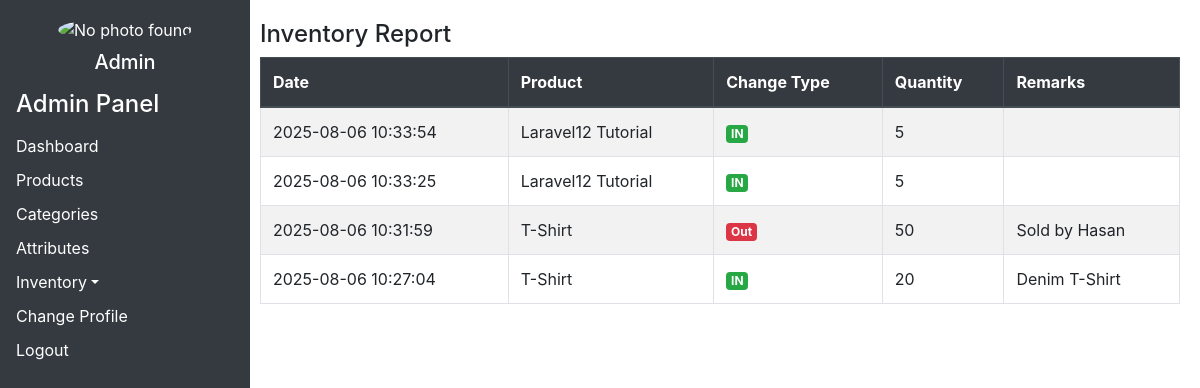
The page /admin/index.php?page=inventory_report (signed in) on the database its author committed.
### tables this page shows
CREATE TABLE `inventory` (
  `id` int(11) NOT NULL,
  `product_id` int(11) NOT NULL,
  `change_type` enum('in','out') NOT NULL,
  `quantity` int(11) NOT NULL,
  `remarks` varchar(255) DEFAULT NULL,
  `created_at` timestamp NOT NULL DEFAULT current_timestamp()
);

CREATE TABLE `products` (
  `id` int(11) NOT NULL,
  `product_name` varchar(100) NOT NULL,
  `description` text DEFAULT NULL,
  `product_image` varchar(255) DEFAULT NULL,
  `unit_price` int(8) NOT NULL,
  `selling_price` int(8) NOT NULL,
  `stock_amount` int(11) DEFAULT NULL,
  `has_attributes` tinyint(1) DEFAULT NULL,
  `category_id` int(11) NOT NULL,
  `book_type` varchar(50) DEFAULT NULL,
  `virtual_file` varchar(255) DEFAULT NULL,
  `created_at` timestamp NOT NULL DEFAULT current_timestamp()
);

### admin/pages/inventory_report.php (the view)
<?php
require_once 'dbConfig.php';
$query = "SELECT i.*, p.product_name FROM inventory i JOIN products p ON i.product_id = p.id ORDER BY i.created_at DESC";
$stmt = $DB_con->query($query);
$logs = $stmt->fetchAll(PDO::FETCH_ASSOC);
?>
<h4>Inventory Report</h4>
<table class="table table-bordered table-striped">
	<thead class="thead-dark">
		<tr>
			<th>Date</th>
			<th>Product</th>
			<th>Change Type</th>
			<th>Quantity</th>
			<th>Remarks</th>
		</tr>
	</thead>
	<tbody>
		<?php foreach($logs as $log):?>
			<tr>
				<td><?= $log['created_at'] ?></td>
				<td><?= htmlspecialchars($log['product_name']) ?></td>
				<td>
					<?php if($log['change_type'] === "in"):?>
						<span class="badge badge-success">IN</span>
						<?php else: ?>
							<span class="badge badge-danger">Out</span>
						<?php endif; ?>
				</td>
				<td><?= $log['quantity'] ?></td>
				<td><?= htmlspecialchars($log['remarks']) ?></td>
			</tr>
		<?php endforeach; ?>
	</tbody>
</table>

### admin/includes/header.php (shortened to what this page needs)
<!DOCTYPE html>
<html>
<head>
	<link rel="stylesheet" href="https://cdnjs.cloudflare.com/ajax/libs/bootstrap/4.6.2/css/bootstrap.min.css" />
</head>
<body>

### admin/includes/sidebar.php (shortened to what this page needs)
<div class="sidebar bg-dark text-white p-3" style="width: 250px; height: 100vh; position: fixed;">
	<div class="text-center mb-3">
		<?php
			$adminPhoto = 'default.jpg';
			$adminName = 'Admin';
		?>
		<img src="../uploads/admins/<?= htmlspecialchars($adminPhoto) ?>" alt="No photo found" class="rounded-circle" width="80" height="80">
		<h5 class="mt-2"><?= htmlspecialchars($adminName) ?></h5>
	</div>
	<h4 class="mb-3">Admin Panel</h4>
	<a href="index.php?page=dashboard" class="d-block mb-2 text-white">Dashboard</a>
	<a href="index.php?page=products" class="d-block mb-2 text-white">Products</a>
	<a href="index.php?page=categories" class="d-block mb-2 text-white">Categories</a>
	<a href="index.php?page=attributes" class="d-block mb-2 text-white">Attributes</a>
	<div class="mb-2">
		<a href="#inventorySubmenu" data-toggle="collapse" class="dropdown-toggle d-block text-white">Inventory</a>
	</div>
	<a href="index.php?page=admin_profile" class="d-block mb-2 text-white">Change Profile</a>
	<a href="logout.php" class="d-block text-white">Logout</a>
</div>

### admin/index.php (shortened to what this page needs)
<?php
include "includes/header.php";
include "includes/sidebar.php";
$page = $_GET['page'] ?? 'dashboard';
$page_path = "pages/".basename($page) . ".php";
echo '<div class = "content">';
if(file_exists($page_path))
{
	include $page_path;
}
else
{
	echo "<div class='alert alert-warning'>404-Page Not Found!</div>";
}
echo '</div>';
include "includes/footer.php";
?>

### admin/includes/footer.php
</body>
</html>

### admin/includes/header.php (style rules this page uses)
body { margin:0; padding: 0; }
.sidebar { width: 220px; height: 100vh; position: fixed; background-color: #343a40; color: white; padding: 20px; }
.sidebar a { color: white; display: block; margin: 10px 0; text-decoration: none; }
.content { margin-left: 240px; padding: 20px; }

### rows shown on the page
inventory: created_at "2025-08-06 10:33:54", product.product_name "Laravel12 Tutorial", change_type "IN", quantity "5"
inventory: created_at "2025-08-06 10:33:25", product.product_name "Laravel12 Tutorial", change_type "IN", quantity "5"
inventory: created_at "2025-08-06 10:31:59", product.product_name "T-Shirt", change_type "Out", quantity "50", remarks "Sold by Hasan"
inventory: created_at "2025-08-06 10:27:04", product.product_name "T-Shirt", change_type "IN", quantity "20", remarks "Denim T-Shirt"

### other values the page prints
$adminName "Admin"
